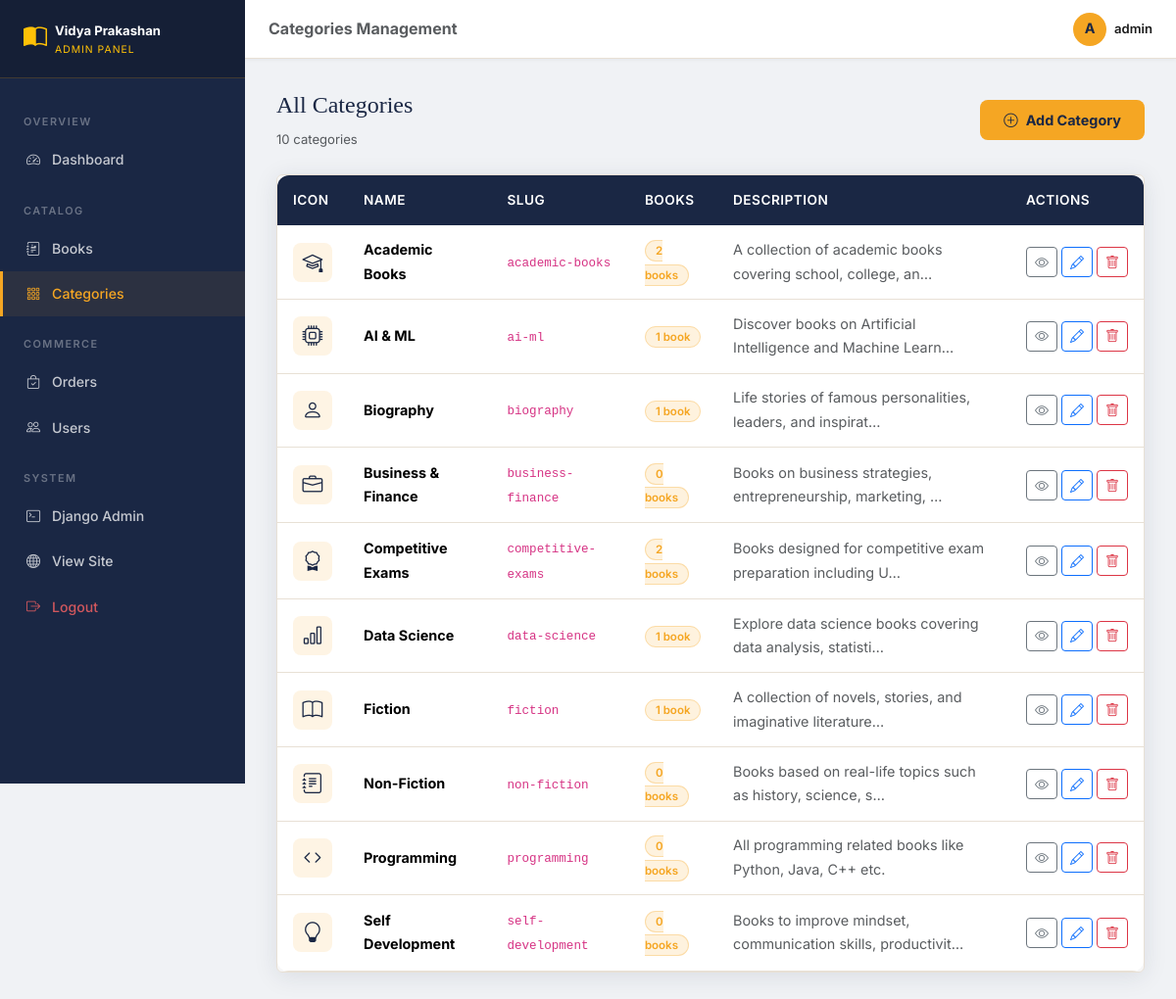
The app's page /adminpanel/categories/ (signed in) with its own data.
### books/models.py (models this page shows, shortened)
class Category(models.Model):
    name = models.CharField(max_length=100, unique=True)
    slug = models.SlugField(max_length=100, unique=True, blank=True)
    description = models.TextField(blank=True, null=True)
    icon = models.CharField(
        max_length=50, blank=True, null=True,
        help_text="Bootstrap Icons class name, e.g. bi-book"
    )
    created_at = models.DateTimeField(auto_now_add=True)
    class Meta:
        verbose_name = "Category"
        verbose_name_plural = "Categories"
        ordering = ['name']

### adminpanel/views.py (the view)
# urls.py: path('categories/', AdminCategoryListView.as_view(), name='admin_category_list'),
@method_decorator(staff_required, name='dispatch')
class AdminCategoryListView(View):
    def get(self, request):
        categories = Category.objects.annotate(book_count=Count('books'))
        return render(request, 'adminpanel/category_list.html', {'categories': categories})

### adminpanel/views.py (called while the page is built)
def is_staff(user):
    return user.is_authenticated and user.is_staff

### books/context_processors.py (called while the page is built)
def nav_categories(request):
    categories = Category.objects.all()[:8]
    return {'nav_categories': categories}

### cart/context_processors.py (called while the page is built)
def cart_count(request):
    count = 0
    if request.user.is_authenticated:
        try:
            cart = Cart.objects.get(user=request.user)
            count = cart.get_item_count()
        except Cart.DoesNotExist:
            count = 0
    return {'cart_count': count}

### cart/models.py (called while the page is built)
    def get_item_count(self):
        return self.items.count()

### templates/adminpanel/category_list.html (shortened to what this page needs)
{% extends 'adminpanel/base_admin.html' %}
{% block page_title %}Categories Management{% endblock %}
{% block content %}
<div class="d-flex justify-content-between align-items-center mb-4">
  <div>
    <h4 style="font-family:'Playfair Display',serif;color:var(--vp-primary);">All Categories</h4>
    <p class="text-muted small mb-0">{{ categories.count }} categor{{ categories.count|pluralize:"y,ies" }}</p>
  </div>
  <a href="/adminpanel/categories/add/" class="btn btn-vp-secondary">
    <i class="bi bi-plus-circle me-2"></i>Add Category
  </a>
</div>
<div class="bg-white rounded overflow-hidden" style="border:1px solid var(--vp-border);box-shadow:var(--vp-shadow);">
  <table class="table table-hover mb-0 vp-table">
    <thead>
      <tr>
        <th>Icon</th>
        <th>Name</th>
        <th>Slug</th>
        <th>Books</th>
        <th>Description</th>
        <th>Actions</th>
      </tr>
    </thead>
    <tbody>
      {% for cat in categories %}
      <tr>
        <td>
          <div style="width:40px;height:40px;background:rgba(245,166,35,0.12);border-radius:8px;
                      display:flex;align-items:center;justify-content:center;font-size:1.3rem;color:var(--vp-primary);">
            <i class="bi {{ cat.icon|default:'bi-bookmark' }}"></i>
          </div>
        </td>
        <td class="fw-bold">{{ cat.name }}</td>
        <td><code class="small">{{ cat.slug }}</code></td>
        <td>
          <span class="badge-vp">{{ cat.book_count }} book{{ cat.book_count|pluralize }}</span>
        </td>
        <td class="text-muted small">{{ cat.description|default:"—"|truncatechars:60 }}</td>
        <td>
          <div class="d-flex gap-1">
            <a href="/books/category/{{ cat.slug }}/" target="_blank" class="btn btn-sm btn-outline-secondary" title="View">
              <i class="bi bi-eye"></i>
            </a>
            <a href="/adminpanel/categories/{{ cat.pk }}/edit/" class="btn btn-sm btn-outline-primary" title="Edit">
              <i class="bi bi-pencil"></i>
            </a>
            <form action="/adminpanel/categories/{{ cat.pk }}/delete/" method="post"
                  onsubmit="return confirm('Delete category \'{{ cat.name }}\'?');">
              <button type="submit" class="btn btn-sm btn-outline-danger" title="Delete">
                <i class="bi bi-trash"></i>
              </button>
            </form>
          </div>
        </td>
      </tr>
      {% endfor %}
    </tbody>
  </table>
</div>
{% endblock %}

### templates/adminpanel/base_admin.html (shortened to what this page needs)
<!DOCTYPE html>
<html lang="en">
<head>
  <link href="https://cdn.jsdelivr.net/npm/bootstrap@5.3.2/dist/css/bootstrap.min.css" rel="stylesheet">
  <link rel="stylesheet" href="https://cdn.jsdelivr.net/npm/bootstrap-icons@1.11.3/font/bootstrap-icons.min.css">
  <link rel="stylesheet" href="/static/css/main.css">
</head>
<body>
<div class="admin-sidebar">
  <div class="admin-sidebar-brand">
    <div class="d-flex align-items-center gap-2">
      <i class="bi bi-book-half fs-4 text-warning"></i>
      <div>
        <div class="text-white fw-bold small">Vidya Prakashan</div>
        <div class="text-warning" style="font-size:0.65rem;letter-spacing:1px;">ADMIN PANEL</div>
      </div>
    </div>
  </div>
  <nav class="mt-3">
    <div class="admin-nav-section">Overview</div>
    <div class="admin-nav-item">
      <a href="/adminpanel/" class="{% if request.resolver_match.url_name == 'admin_dashboard' %}active{% endif %}">
        <i class="bi bi-speedometer2"></i> Dashboard
      </a>
    </div>
    <div class="admin-nav-section">Catalog</div>
    <div class="admin-nav-item">
      <a href="/adminpanel/books/" class="{% if 'admin_book' in request.resolver_match.url_name %}active{% endif %}">
        <i class="bi bi-journal-richtext"></i> Books
      </a>
    </div>
    <div class="admin-nav-item">
      <a href="/adminpanel/categories/" class="{% if 'admin_category' in request.resolver_match.url_name %}active{% endif %}">
        <i class="bi bi-grid-3x3-gap"></i> Categories
      </a>
    </div>
    <div class="admin-nav-section">Commerce</div>
    <div class="admin-nav-item">
      <a href="/adminpanel/orders/" class="{% if 'admin_order' in request.resolver_match.url_name %}active{% endif %}">
        <i class="bi bi-bag-check"></i> Orders
      </a>
    </div>
    <div class="admin-nav-item">
      <a href="/adminpanel/users/" class="{% if 'admin_user' in request.resolver_match.url_name %}active{% endif %}">
        <i class="bi bi-people"></i> Users
      </a>
    </div>
    <div class="admin-nav-section">System</div>
    <div class="admin-nav-item">
      <a href="/django-admin/">
        <i class="bi bi-terminal"></i> Django Admin
      </a>
    </div>
    <div class="admin-nav-item">
      <a href="/">
        <i class="bi bi-globe"></i> View Site
      </a>
    </div>
    <div class="admin-nav-item">
      <a href="/accounts/logout/" style="color:rgba(255,100,100,0.8)!important;">
        <i class="bi bi-box-arrow-right"></i> Logout
      </a>
    </div>
  </nav>
</div>
<div class="admin-topbar">
  <div class="d-flex align-items-center gap-3 w-100">
    <h6 class="mb-0 fw-bold text-muted">{% block page_title %}Dashboard{% endblock %}</h6>
    <div class="ms-auto d-flex align-items-center gap-3">
      <div class="d-flex align-items-center gap-2">
        <div class="user-avatar" style="width:34px;height:34px;font-size:0.9rem;">{{ user.username|first|upper }}</div>
        <span class="small fw-semibold">{{ user.get_full_name|default:user.username }}</span>
      </div>
    </div>
  </div>
</div>
<div class="admin-content" style="margin-top:60px;">
  {% block content %}{% endblock %}
</div>
</body>
</html>

### static/css/main.css (style rules this page uses)
:root { --vp-primary: #1a2744; --vp-secondary: #f5a623; --vp-accent: #e8572a; --vp-bg: #faf8f5; --vp-card-bg: #ffffff; --vp-text: #1a1a1a; --vp-muted: #6c757d; --vp-border: #e8e0d5; --vp-shadow: 0 4px 24px rgba(26,39,68,0.10); --vp-shadow-lg: 0 12px 48px rgba(26,39,68,0.18); --font-display: 'Playfair Display', Georgia, serif; --font-body: 'Inter', system-ui, sans-serif; --radius: 12px; --radius-sm: 8px; --transition: all 0.25s ease; }
*, *::before, *::after { box-sizing: border-box; }
body { font-family: var(--font-body); background: var(--vp-bg); color: var(--vp-text); font-size: 15px; line-height: 1.7; }
h1, h2, h3, h4, h5 { font-family: var(--font-display); color: var(--vp-primary); line-height: 1.3; }
a { color: inherit; text-decoration: none; }
.user-avatar { width: 32px; height: 32px; background: var(--vp-secondary); border-radius: 50%; display: flex; align-items: center; justify-content: center; font-weight: 700; font-size: 0.85rem; color: var(--vp-primary); }
.btn-vp-secondary { background: var(--vp-secondary); color: var(--vp-primary); border: none; border-radius: var(--radius-sm); padding: 0.6rem 1.5rem; font-weight: 700; font-size: 0.9rem; transition: var(--transition); }
.vp-table { background: var(--vp-card-bg); border-radius: var(--radius); overflow: hidden; box-shadow: var(--vp-shadow); }
.vp-table th { background: var(--vp-primary); color: #fff; font-weight: 600; font-size: 0.85rem; text-transform: uppercase; letter-spacing: 0.5px; border: none; padding: 0.9rem 1rem; }
.vp-table td { vertical-align: middle; font-size: 0.9rem; border-color: var(--vp-border); padding: 0.8rem 1rem; }
.admin-sidebar { background: var(--vp-primary); min-height: 100vh; width: 250px; position: fixed; top: 0; left: 0; z-index: 100; padding: 0; overflow-y: auto; }
.admin-content { margin-left: 250px; padding: 2rem; min-height: 100vh; }
.admin-sidebar-brand { background: rgba(0,0,0,0.2); padding: 1.2rem 1.5rem; border-bottom: 1px solid rgba(245,166,35,0.2); }
.admin-nav-item a { display: flex; align-items: center; gap: 0.75rem; padding: 0.7rem 1.5rem; color: rgba(255,255,255,0.75); font-size: 0.88rem; font-weight: 500; transition: var(--transition); border-left: 3px solid transparent; }
.admin-nav-item a:hover, .admin-nav-item a.active { color: var(--vp-secondary); background: rgba(245,166,35,0.08); border-left-color: var(--vp-secondary); }
.admin-nav-section { padding: 1.2rem 1.5rem 0.4rem; font-size: 0.68rem; text-transform: uppercase; letter-spacing: 1.5px; color: rgba(255,255,255,0.35); font-weight: 600; }
.badge-vp { background: rgba(245,166,35,0.15); color: var(--vp-secondary); border: 1px solid rgba(245,166,35,0.3); font-size: 0.72rem; padding: 3px 10px; border-radius: 50px; font-weight: 600; }

### templates/adminpanel/base_admin.html (style rules this page uses)
body { background: #f0f2f5; font-family: 'Inter', sans-serif; }
.admin-topbar { background: #fff; border-bottom: 1px solid #e8e0d5; height: 60px; display: flex; align-items: center; padding: 0 1.5rem; position: fixed; top: 0; left: 250px; right: 0; z-index: 99; box-shadow: 0 1px 4px rgba(0,0,0,0.06); }

### records on screen
Category: name "Academic Books", slug "academic-books", book_count "2", description "A collection of academic books covering school, college, an…"
Category: name "AI & ML", slug "ai-ml", book_count "1", description "Discover books on Artificial Intelligence and Machine Learn…"
Category: name "Biography", slug "biography", book_count "1", description "Life stories of famous personalities, leaders, and inspirat…"
Category: name "Business & Finance", slug "business-finance", book_count "0", description "Books on business strategies, entrepreneurship, marketing, …"
Category: name "Competitive Exams", slug "competitive-exams", book_count "2", description "Books designed for competitive exam preparation including U…"
Category: name "Data Science", slug "data-science", book_count "1", description "Explore data science books covering data analysis, statisti…"
Category: name "Fiction", slug "fiction", book_count "1", description "A collection of novels, stories, and imaginative literature…"
Category: name "Non-Fiction", slug "non-fiction", book_count "0", description "Books based on real-life topics such as history, science, s…"
Category: name "Programming", slug "programming", book_count "0", description "All programming related books like Python, Java, C++ etc."
Category: name "Self Development", slug "self-development", book_count "0", description "Books to improve mindset, communication skills, productivit…"

### other values on screen
{{ user.username|first|upper }} "A"
{{ user.get_full_name|default:user.username }} "admin"
{{ categories.count }} "10"
